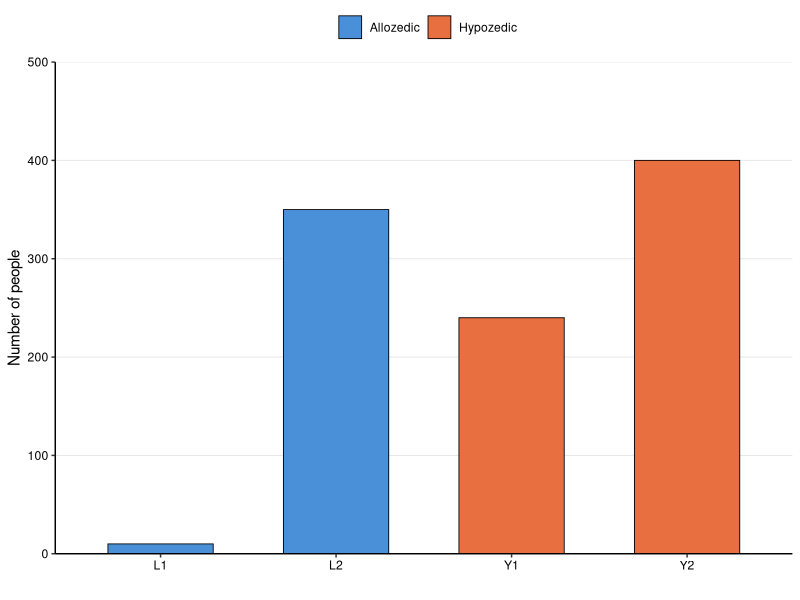
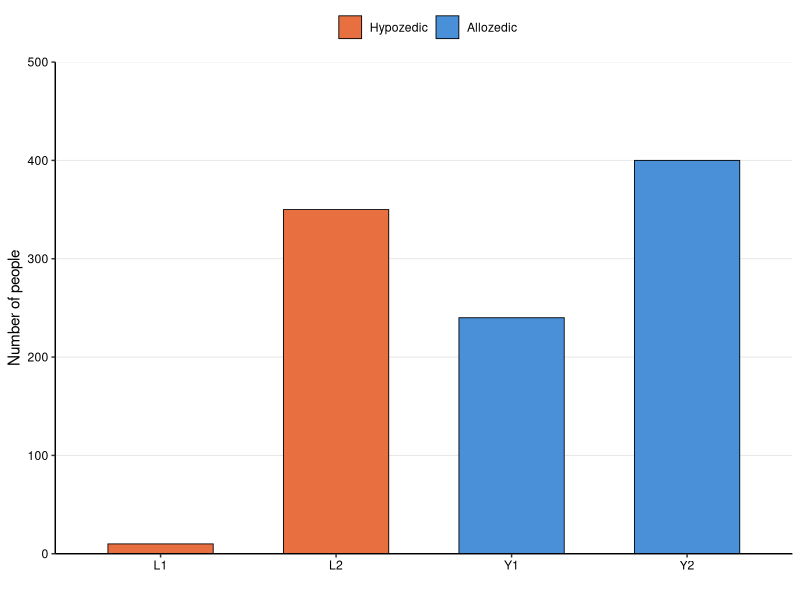
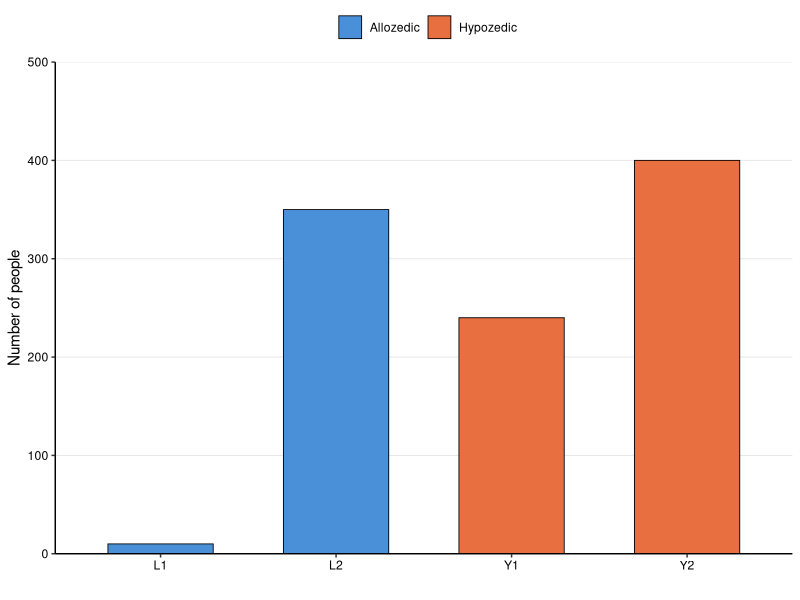
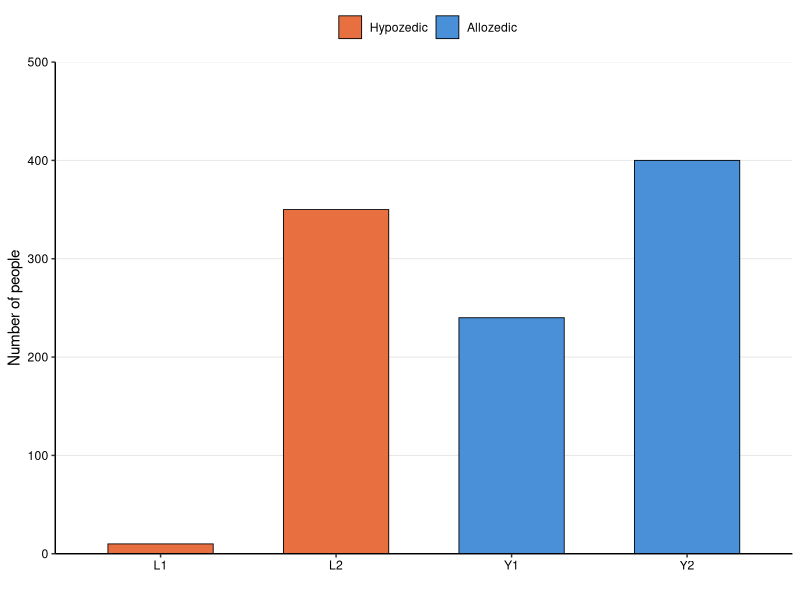

Write the R code that produced these figures, in order.
## ---- chunk 1
## Proportions from Dr. Alan Jern's cover story template
df1 <- data.frame(
  disease = c("L1", "L2", "Y1", "Y2"),
  count = c(10, 350, 240, 400), ## counts out of 1,000 to match original paper's y-axis framing 
  class = c("Allozedic","Allozedic", "Hypozedic", "Hypozedic")
  )

## Specify order to ensure consistency with the chart from the original paper
df1$disease <- factor(df1$disease, 
                     levels = c("L1", "L2", "Y1", "Y2"))
df2 <- df1 ## data differs only in disease class assignments
df2$class <- ifelse(df1$class == "Allozedic", "Hypozedic", "Allozedic")

## ---- chunk 2
library(ggplot2)

## Plot 1: Hypozedic as the more frequently occuring disease class. 
plot1 <- ggplot(df1, aes(x = disease, y = count, fill = class)) +
  geom_bar(stat = "identity",
           width = 0.6,
           color = "black",
           linewidth = 0.3) +
 scale_fill_manual(values = c("Allozedic" = "#4A90D9", 
                              "Hypozedic" = "#E87040"),
                   breaks = c("Allozedic", "Hypozedic"))+
  scale_y_continuous(limits = c(0, 500), 
                     breaks = seq(0, 500, 100),
                     expand = c(0, 0)) +
  labs(
    x = "",
    y = "Number of people",
    fill = ""
  ) +
  theme_classic() +
  theme(
    axis.text = element_text(color = "black"),
    axis.title = element_text(color = "black"),
    legend.position = "top",
    legend.justification = "center",
    panel.grid.major.y = element_line(color = "grey90", linewidth = 0.3)
  )
plot1

## Plot 2: Allozedic as the more frequently occuring disease class. 
plot2 <- ggplot(df2, aes(x = disease, y = count, fill = class)) +
  geom_bar(stat = "identity",
           width = 0.6,
           color = "black",
           linewidth = 0.3) +
  scale_fill_manual(values = c("Allozedic" = "#4A90D9", 
                              "Hypozedic" = "#E87040"),
                  breaks = c("Hypozedic", "Allozedic"))+
  scale_y_continuous(limits = c(0, 500), 
                     breaks = seq(0, 500, 100),
                     expand = c(0, 0)) +
  labs(
    x = "",
    y = "Number of people",
    fill = ""
  ) +
  theme_classic() +
  theme(
    axis.text = element_text(color = "black"),
    axis.title = element_text(color = "black"),
    legend.position = "top",
    legend.justification = "center",
    panel.grid.major.y = element_line(color = "grey90", linewidth = 0.3)
  )
plot2
## ---- chunk 3
ggsave("../materials/jernrep-chart_hypozedic.png", 
       plot = plot1,
       width = 6, 
       height = 4, 
       dpi = 300)
ggsave("../materials/jernrep-chart_allozedic.png", 
       plot = plot2,
       width = 6, 
       height = 4, 
       dpi = 300)
